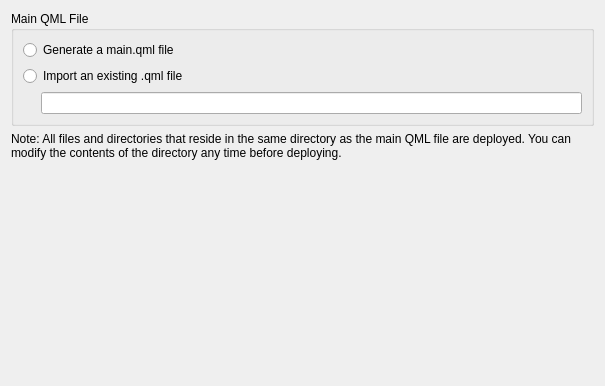
<?xml version="1.0" encoding="UTF-8"?>
<ui version="4.0">
 <class>QtQuickAppWizardSourcesPage</class>
 <widget class="QWizardPage" name="QtQuickAppWizardSourcesPage">
  <property name="geometry">
   <rect>
    <x>0</x>
    <y>0</y>
    <width>605</width>
    <height>386</height>
   </rect>
  </property>
  <property name="windowTitle">
   <string>WizardPage</string>
  </property>
  <layout class="QVBoxLayout" name="verticalLayout_2">
   <item>
    <widget class="QGroupBox" name="mainQmlFileGroupBox">
     <property name="title">
      <string>Main QML File</string>
     </property>
     <layout class="QGridLayout" name="gridLayout">
      <item row="0" column="0" colspan="2">
       <widget class="QRadioButton" name="generateRadioButton">
        <property name="text">
         <string>Generate a main.qml file</string>
        </property>
       </widget>
      </item>
      <item row="1" column="0" colspan="2">
       <widget class="QRadioButton" name="importRadioButton">
        <property name="text">
         <string>Import an existing .qml file</string>
        </property>
       </widget>
      </item>
      <item row="2" column="1">
       <widget class="Utils::PathChooser" name="importLineEdit"/>
      </item>
      <item row="2" column="0">
       <spacer name="horizontalSpacer">
        <property name="orientation">
         <enum>Qt::Horizontal</enum>
        </property>
        <property name="sizeType">
         <enum>QSizePolicy::Maximum</enum>
        </property>
        <property name="sizeHint" stdset="0">
         <size>
          <width>12</width>
          <height>20</height>
         </size>
        </property>
       </spacer>
      </item>
     </layout>
    </widget>
   </item>
   <item>
    <widget class="QLabel" name="label">
     <property name="sizePolicy">
      <sizepolicy hsizetype="Preferred" vsizetype="Preferred">
       <horstretch>0</horstretch>
       <verstretch>1</verstretch>
      </sizepolicy>
     </property>
     <property name="text">
      <string>Note: All files and directories that reside in the same directory as the main QML file are deployed. You can modify the contents of the directory any time before deploying.</string>
     </property>
     <property name="alignment">
      <set>Qt::AlignLeading|Qt::AlignLeft|Qt::AlignTop</set>
     </property>
     <property name="wordWrap">
      <bool>true</bool>
     </property>
    </widget>
   </item>
  </layout>
 </widget>
 <customwidgets>
  <customwidget>
   <class>Utils::PathChooser</class>
   <extends>QLineEdit</extends>
   <header location="global">utils/pathchooser.h</header>
   <container>1</container>
   <slots>
    <signal>editingFinished()</signal>
    <signal>browsingFinished()</signal>
   </slots>
  </customwidget>
 </customwidgets>
 <resources/>
 <connections/>
</ui>
